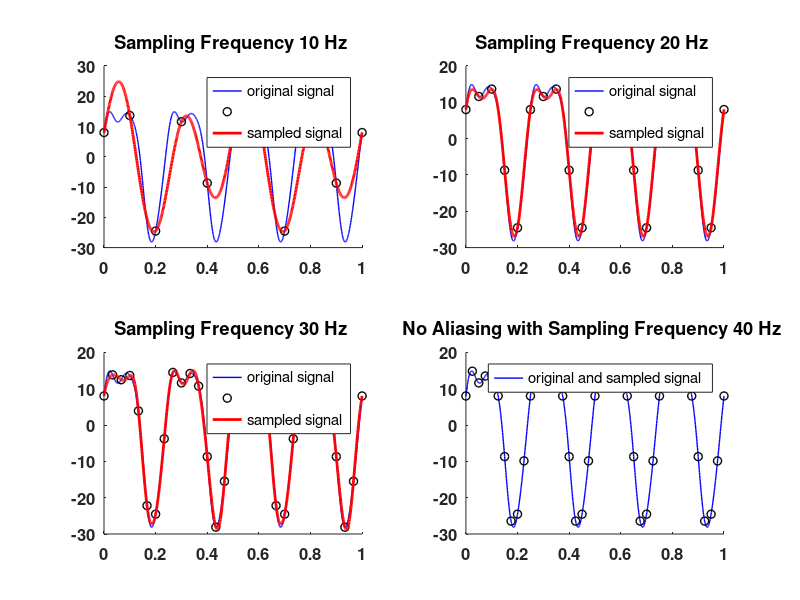

The MATLAB source for this figure: (Note: this script raises an error after producing the figure.)

%%%%%%%%%%%%%%%%%%%%%%%%%%%%%%%%%%%%%%%%%%%%%%%%%%%% 1

%set time and frequency for "continous time" sinusoids
tMax = 1 ;
t = 0 : 0.001 : tMax ;
f1 = 4; 
f2 = 8;
f3 = 16;
%set sampling rate for sampled sinusoid
fs_1 =10;
fs_2 =20;
fs_3 =30;
fs_4 =40;
tSamp_1 = 0 : 1/fs_1 : tMax ;
tSamp_2 = 0 : 1/fs_2 : tMax ;
tSamp_3 = 0 : 1/fs_3 : tMax ;
tSamp_4 = 0 : 1/fs_4 : tMax ;

%create "continous" and sampled signals
xCont = 20*sin(2*pi*f1*t)  + 8*cos(2*pi*f2*t) + 1*sin(2*pi*f3*t) ;
xSamp_1 = 20*sin(2*pi*f1*tSamp_1) + 8*cos(2*pi*f2*tSamp_1) + 1*sin(2*pi*f3*tSamp_1);
xSamp_2 = 20*sin(2*pi*f1*tSamp_2) + 8*cos(2*pi*f2*tSamp_2) + 1*sin(2*pi*f3*tSamp_2);
xSamp_3 = 20*sin(2*pi*f1*tSamp_3) + 8*cos(2*pi*f2*tSamp_3) + 1*sin(2*pi*f3*tSamp_3);
xSamp_4 = 20*sin(2*pi*f1*tSamp_4) + 8*cos(2*pi*f2*tSamp_4) + 1*sin(2*pi*f3*tSamp_4);

subplot(2,2,1);
hold on;
set(gca, 'fontsize', 12, 'fontweight', 'bold') ;
plot(t, xCont, 'b', 'linewidth', 1) ;
plot(tSamp_1, xSamp_1, 'ko', 'linewidth', 1) ; 

%Compute aliased frequency
if fs_1 < 2 * f1 || fs_1 < 2 * f2 || fs_1 < 2 * f3
    
    %determine aliased frequency
    
    keepgoing1 = 1 ;
    m1 = 0;
    while (keepgoing1)
        fAlias1 = abs(f1 - m1 * fs_1) ;
        if fAlias1 <= fs_1 / 2 ;
            keepgoing1 = 0;
        else
            m1 = m1 + 1 ;
        end
    end
    
    keepgoing2 = 1 ;
    m2 = 0;
    while (keepgoing2)
        fAlias2 = abs(f2 - m2 * fs_1) ;
        if fAlias2 <= fs_1 / 2 ;
            keepgoing2 = 0;
        else
            m2 = m2 + 1 ;
        end
    end
    
    keepgoing3 = 1 ;
    m3 = 0;
    while (keepgoing3)
        fAlias3 = abs(f3 - m3 * fs_1) ;
        if fAlias3 <= fs_1 / 2 ;
            keepgoing3 = 0;
        else
            m3 = m3 + 1 ;
        end
    end
    
   ctrl1 = f1 - m1 * fs_1;
   ctrl3 = f3 - m3 * fs_1;
   
   if ctrl1 < 0 && ctrl3 < 0
    %plot aliased sinusoids
    plot(t,  -20*sin(2*pi*fAlias1*t)+ 8*cos(2*pi*fAlias2*t) -1*sin(2*pi*fAlias3*t), 'r', 'linewidth', 2) ;
    title(['Sampling Frequency ' num2str(fs_1) ' Hz ']) ;
     legend('original signal','','sampled signal')
     
   elseif ctrl1 < 0 && ctrl3 >= 0
    %plot aliased sinusoids
    plot(t,  -20*sin(2*pi*fAlias1*t)+ 8*cos(2*pi*fAlias2*t) + 1*sin(2*pi*fAlias3*t), 'r', 'linewidth', 2) ;
    title(['Sampling Frequency ' num2str(fs_1) ' Hz ']) ;
     legend('original signal','','sampled signal')
    
   elseif ctrl1 >= 0 && ctrl3 < 0
    %plot aliased sinusoids
    plot(t,  20*sin(2*pi*fAlias1*t) + 8*cos(2*pi*fAlias2*t) -1*sin(2*pi*fAlias3*t) , 'r', 'linewidth', 2) ;
    title(['Sampling Frequency ' num2str(fs_1) ' Hz ']) ;
     legend('original signal','','sampled signal')
   
     elseif ctrl1 >= 0 && ctrl3 >= 0
    %plot aliased sinusoids
    plot(t,  20*sin(2*pi*fAlias1*t) + 8*cos(2*pi*fAlias2*t) + 1*sin(2*pi*fAlias3*t), 'r', 'linewidth', 2) ;
    title(['Sampling Frequency ' num2str(fs_1) ' Hz ']) ;
     legend('original signal','','sampled signal')
  
   end
else
    legend('original and sampled signal')
    title(['No Aliasing with Sampling Frequency ' num2str(fs_1) ' Hz ']) ;
end
hold off

%%%%%%%%%%%%%%%%%%%%%%%%%%%%%%%%%%%%%%%%%%%%%%%%%%%% 2

%create "continous" and sampled signals
subplot(2,2,2);
hold on;
set(gca, 'fontsize', 12, 'fontweight', 'bold') ;
plot(t, xCont, 'b', 'linewidth', 1) ;
plot(tSamp_2, xSamp_2, 'ko', 'linewidth', 1) ; 

%Compute aliased frequency
if fs_2 < 2 * f1 || fs_2 < 2 * f2 || fs_2 < 2 * f3
    
    %determine aliased frequency
    
    keepgoing1 = 1 ;
    m1 = 0;
    while (keepgoing1)
        fAlias1 = abs(f1 - m1 * fs_2) ;
        if fAlias1 <= fs_2 / 2 ;
            keepgoing1 = 0;
        else
            m1 = m1 + 1 ;
        end
    end
    
    keepgoing2 = 1 ;
    m2 = 0;
    while (keepgoing2)
        fAlias2 = abs(f2 - m2 * fs_2) ;
        if fAlias2 <= fs_2 / 2 ;
            keepgoing2 = 0;
        else
            m2 = m2 + 1 ;
        end
    end
    
    keepgoing3 = 1 ;
    m3 = 0;
    while (keepgoing3)
        fAlias3 = abs(f3 - m3 * fs_2) ;
        if fAlias3 <= fs_2 / 2 ;
            keepgoing3 = 0;
        else
            m3 = m3 + 1 ;
        end
    end
    
   ctrl1 = f1 - m1 * fs_2;
   ctrl3 = f3 - m3 * fs_2;
   
   if ctrl1 < 0 && ctrl3 < 0
    %plot aliased sinusoids
    plot(t,  -20*sin(2*pi*fAlias1*t)+ 8*cos(2*pi*fAlias2*t) -1*sin(2*pi*fAlias3*t), 'r', 'linewidth', 2) ;
    title(['Sampling Frequency ' num2str(fs_2) ' Hz ']) ;
     legend('original signal','','sampled signal')
     
   elseif ctrl1 < 0 && ctrl3 >= 0
    %plot aliased sinusoids
    plot(t,  -20*sin(2*pi*fAlias1*t)+ 8*cos(2*pi*fAlias2*t) + 1*sin(2*pi*fAlias3*t), 'r', 'linewidth', 2) ;
    title(['Sampling Frequency ' num2str(fs_2) ' Hz ']) ;
     legend('original signal','','sampled signal')
    
   elseif ctrl1 >= 0 && ctrl3 < 0
    %plot aliased sinusoids
    plot(t,  20*sin(2*pi*fAlias1*t) + 8*cos(2*pi*fAlias2*t) -1*sin(2*pi*fAlias3*t) , 'r', 'linewidth', 2) ;
    title(['Sampling Frequency ' num2str(fs_2) ' Hz ']) ;
     legend('original signal','','sampled signal')
   
     elseif ctrl1 >= 0 && ctrl3 >= 0
    %plot aliased sinusoids
    plot(t,  20*sin(2*pi*fAlias1*t) + 8*cos(2*pi*fAlias2*t) + 1*sin(2*pi*fAlias3*t), 'r', 'linewidth', 2) ;
    title(['Sampling Frequency ' num2str(fs_2) ' Hz ']) ;
     legend('original signal','','sampled signal')
  
   end
else
    legend('original and sampled signal')
    title(['No Aliasing with Sampling Frequency ' num2str(fs_2) ' Hz ']) ;
end
hold off

%%%%%%%%%%%%%%%%%%%%%%%%%%%%%%%%%%%%%%%%%%%%%%%%%%%% 3
subplot(2,2,3);
hold on;
set(gca, 'fontsize', 12, 'fontweight', 'bold') ;
plot(t, xCont, 'b', 'linewidth', 1) ;
plot(tSamp_3, xSamp_3, 'ko', 'linewidth', 1) ; 

%Compute aliased frequency
if fs_3 < 2 * f1 || fs_3 < 2 * f2 || fs_3 < 2 * f3
    
    %determine aliased frequency
    
    keepgoing1 = 1 ;
    m1 = 0;
    while (keepgoing1)
        fAlias1 = abs(f1 - m1 * fs_3) ;
        if fAlias1 <= fs_3 / 2 ;
            keepgoing1 = 0;
        else
            m1 = m1 + 1 ;
        end
    end
    
    keepgoing2 = 1 ;
    m2 = 0;
    while (keepgoing2)
        fAlias2 = abs(f2 - m2 * fs_3) ;
        if fAlias2 <= fs_3 / 2 ;
            keepgoing2 = 0;
        else
            m2 = m2 + 1 ;
        end
    end
    
    keepgoing3 = 1 ;
    m3 = 0;
    while (keepgoing3)
        fAlias3 = abs(f3 - m3 * fs_3) ;
        if fAlias3 <= fs_3 / 2 ;
            keepgoing3 = 0;
        else
            m3 = m3 + 1 ;
        end
    end
    
   ctrl1 = f1 - m1 * fs_3;
   ctrl3 = f3 - m3 * fs_3;
   
   if ctrl1 < 0 && ctrl3 < 0
    %plot aliased sinusoids
    plot(t,  -20*sin(2*pi*fAlias1*t)+ 8*cos(2*pi*fAlias2*t) -1*sin(2*pi*fAlias3*t), 'r', 'linewidth', 2) ;
    title(['Sampling Frequency ' num2str(fs_3) ' Hz ']) ;
     legend('original signal','','sampled signal')
     
   elseif ctrl1 < 0 && ctrl3 >= 0
    %plot aliased sinusoids
    plot(t,  -20*sin(2*pi*fAlias1*t)+ 8*cos(2*pi*fAlias2*t) + 1*sin(2*pi*fAlias3*t), 'r', 'linewidth', 2) ;
    title(['Sampling Frequency ' num2str(fs_3) ' Hz ']) ;
     legend('original signal','','sampled signal')
    
   elseif ctrl1 >= 0 && ctrl3 < 0
    %plot aliased sinusoids
    plot(t,  20*sin(2*pi*fAlias1*t) + 8*cos(2*pi*fAlias2*t) -1*sin(2*pi*fAlias3*t) , 'r', 'linewidth', 2) ;
    title(['Sampling Frequency ' num2str(fs_3) ' Hz ']) ;
     legend('original signal','','sampled signal')
   
     elseif ctrl1 >= 0 && ctrl3 >= 0
    %plot aliased sinusoids
    plot(t,  20*sin(2*pi*fAlias1*t) + 8*cos(2*pi*fAlias2*t) + 1*sin(2*pi*fAlias3*t), 'r', 'linewidth', 2) ;
    title(['Sampling Frequency ' num2str(fs_3) ' Hz ']) ;
     legend('original signal','','sampled signal')
  
   end
else
    legend('original and sampled signal')
    title(['No Aliasing with Sampling Frequency ' num2str(fs_3) ' Hz ']) ;
end
hold off

%%%%%%%%%%%%%%%%%%%%%%%%%%%%%%%%%%%%%%%%%%%%%%%%%%%% 4
%set time and frequency for "continous time" sinusoids
subplot(2,2,4);
hold on;
set(gca, 'fontsize', 12, 'fontweight', 'bold') ;
plot(t, xCont, 'b', 'linewidth', 1) ;
plot(tSamp_4, xSamp_4, 'ko', 'linewidth', 1) ; 

%Compute aliased frequency
if fs_4 < 2 * f1 || fs_4 < 2 * f2 || fs_4 < 2 * f3
    
    %determine aliased frequency
    
    keepgoing1 = 1 ;
    m1 = 0;
    while (keepgoing1)
        fAlias1 = abs(f1 - m1 * fs_4) ;
        if fAlias1 <= fs_4 / 2 ;
            keepgoing1 = 0;
        else
            m1 = m1 + 1 ;
        end
    end
    
    keepgoing2 = 1 ;
    m2 = 0;
    while (keepgoing2)
        fAlias2 = abs(f2 - m2 * fs_4) ;
        if fAlias2 <= fs_4 / 2 ;
            keepgoing2 = 0;
        else
            m2 = m2 + 1 ;
        end
    end
    
    keepgoing3 = 1 ;
    m3 = 0;
    while (keepgoing3)
        fAlias3 = abs(f3 - m3 * fs_4) ;
        if fAlias3 <= fs_4 / 2 ;
            keepgoing3 = 0;
        else
            m3 = m3 + 1 ;
        end
    end
    
   ctrl1 = f1 - m1 * fs_4;
   ctrl3 = f3 - m3 * fs_4;
   
   if ctrl1 < 0 && ctrl3 < 0
    %plot aliased sinusoids
    plot(t,  -20*sin(2*pi*fAlias1*t)+ 8*cos(2*pi*fAlias2*t) -1*sin(2*pi*fAlias3*t), 'r', 'linewidth', 2) ;
    title(['Sampling Frequency ' num2str(fs_4) ' Hz ']) ;
     legend('original signal','','sampled signal')
     
   elseif ctrl1 < 0 && ctrl3 >= 0
    %plot aliased sinusoids
    plot(t,  -20*sin(2*pi*fAlias1*t)+ 8*cos(2*pi*fAlias2*t) + 1*sin(2*pi*fAlias3*t), 'r', 'linewidth', 2) ;
    title(['Sampling Frequency ' num2str(fs_4) ' Hz ']) ;
     legend('original signal','','sampled signal')
    
   elseif ctrl1 >= 0 && ctrl3 < 0
    %plot aliased sinusoids
    plot(t,  20*sin(2*pi*fAlias1*t) + 8*cos(2*pi*fAlias2*t) -1*sin(2*pi*fAlias3*t) , 'r', 'linewidth', 2) ;
    title(['Sampling Frequency ' num2str(fs_4) ' Hz ']) ;
     legend('original signal','','sampled signal')
   
     elseif ctrl1 >= 0 && ctrl3 >= 0
    %plot aliased sinusoids
    plot(t,  20*sin(2*pi*fAlias1*t) + 8*cos(2*pi*fAlias2*t) + 1*sin(2*pi*fAlias3*t), 'r', 'linewidth', 2) ;
    title(['Sampling Frequency ' num2str(fs_4) ' Hz ']) ;
     legend('original signal','','sampled signal')
  
   end
else
    legend('original and sampled signal')
    title(['No Aliasing with Sampling Frequency ' num2str(fs_4) ' Hz ']) ;
end
hold off

suptitle('f(t) = sin(2*pi*4*t) + cos(2*pi*8*t) + sin(2*pi*16*t)')
